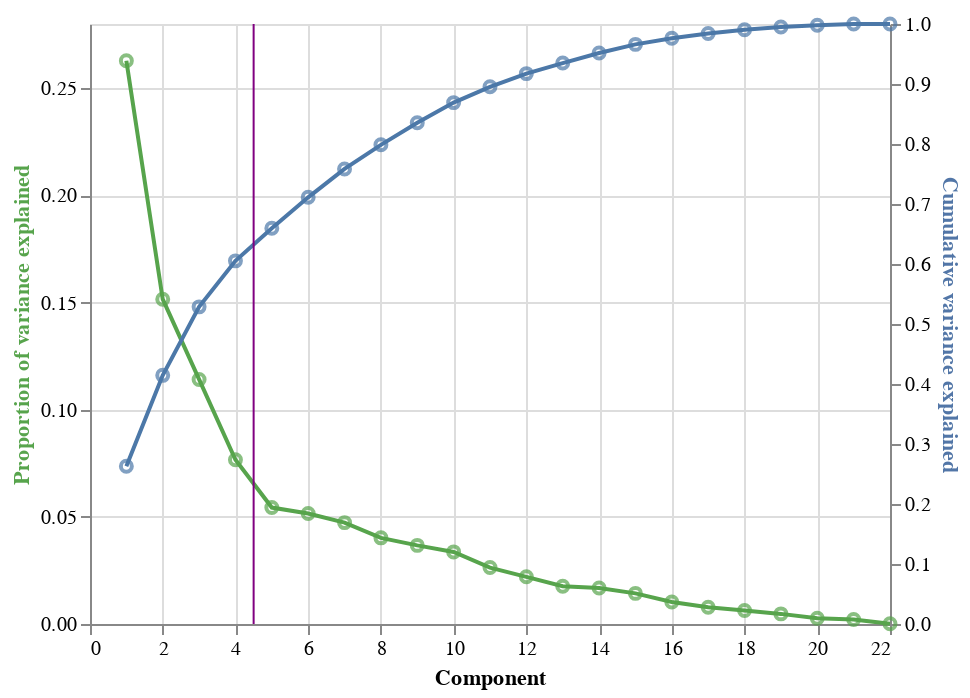

The code cell stored with this chart in its notebook:
### Markdown cell above
<!-- BEGIN QUESTION -->

### Question 1 (d)

Indicate your selected number of components (answer in Q1(b)) by adding a vertical line to the plot above. Instead of placing the line directly on your selected number of components, put it at the midpoint between your selected number and the next-largest number. Choose a [color of your liking](https://www.w3schools.com/colors/colors_2021.asp) for the line. If you're not sure where to start, have a look at the week 5 lecture codes.

(*Hint*: in order to make this work in Altair, you'll need to layer the line on to either `prop_var` or `cum_var` *before* calling `alt.layer(...)`; if you try to add the line as a layer to `var_explained_plot`, Altair will throw an error.)

<!--
BEGIN QUESTION
name: q1_d
points: 1
manual: true
-->

### Code cell
# add vertical line indicating number of selected pcs
vertical_line = alt.Chart(pd.DataFrame({'Component': [4.5]})).mark_rule(color = 'purple').encode(x = 'Component')

# add line to one layer
cum_var = cum_var + vertical_line

# layer the layers
var_explained_plot = alt.layer(prop_var, cum_var).resolve_scale(y = 'independent')

# display
var_explained_plot

### Figure 1 — Vega-Lite specification as saved in the notebook (floating-point values rounded to 4 significant figures)
{"config": {"view": {"continuousWidth": 400, "continuousHeight": 300}}, "layer": [{"layer": [{"mark": {"type": "line", "stroke": "#57A44C"}, "encoding": {"x": {"field": "Component", "type": "quantitative"}, "y": {"axis": {"titleColor": "#57A44C"}, "field": "Proportion of variance explained", "type": "quantitative"}}}, {"mark": {"type": "point", "color": "#57A44C"}, "encoding": {"x": {"field": "Component", "type": "quantitative"}, "y": {"axis": {"titleColor": "#57A44C"}, "field": "Proportion of variance explained", "type": "quantitative"}}}]}, {"layer": [{"mark": "line", "encoding": {"x": {"field": "Component", "type": "quantitative"}, "y": {"axis": {"titleColor": "#5276A7"}, "field": "Cumulative variance explained", "type": "quantitative"}}}, {"mark": "point", "encoding": {"x": {"field": "Component", "type": "quantitative"}, "y": {"axis": {"titleColor": "#5276A7"}, "field": "Cumulative variance explained", "type": "quantitative"}}}, {"data": {"name": "data-ef67bb76fd16b9fd5e71955a76795307"}, "mark": {"type": "rule", "color": "purple"}, "encoding": {"x": {"field": "Component", "type": "quantitative"}}}]}], "data": {"name": "data-e81ff4cc34f9e1d86ccb0c722641b425"}, "resolve": {"scale": {"y": "independent"}}, "$schema": "https://vega.github.io/schema/vega-lite/v4.17.0.json", "datasets": {"data-e81ff4cc34f9e1d86ccb0c722641b425": [{"Proportion of variance explained": 0.2629, "Component": 1, "Cumulative variance explained": 0.2629}, {"Proportion of variance explained": 0.1516, "Component": 2, "Cumulative variance explained": 0.4144}, {"Proportion of variance explained": 0.1141, "Component": 3, "Cumulative variance explained": 0.5286}, {"Proportion of variance explained": 0.07667, "Component": 4, "Cumulative variance explained": 0.6052}, {"Proportion of variance explained": 0.05434, "Component": 5, "Cumulative variance explained": 0.6596}, {"Proportion of variance explained": 0.05154, "Component": 6, "Cumulative variance explained": 0.7111}, {"Proportion of variance explained": 0.04732, "Component": 7, "Cumulative variance explained": 0.7584}, {"Proportion of variance explained": 0.04021, "Component": 8, "Cumulative variance explained": 0.7986}, {"Proportion of variance explained": 0.03669, "Component": 9, "Cumulative variance explained": 0.8353}, {"Proportion of variance explained": 0.03364, "Component": 10, "Cumulative variance explained": 0.869}, {"Proportion of variance explained": 0.02633, "Component": 11, "Cumulative variance explained": 0.8953}, {"Proportion of variance explained": 0.02202, "Component": 12, "Cumulative variance explained": 0.9173}, {"Proportion of variance explained": 0.0176, "Component": 13, "Cumulative variance explained": 0.9349}, {"Proportion of variance explained": 0.01684, "Component": 14, "Cumulative variance explained": 0.9517}, {"Proportion of variance explained": 0.01428, "Component": 15, "Cumulative variance explained": 0.966}, {"Proportion of variance explained": 0.01024, "Component": 16, "Cumulative variance explained": 0.9763}, {"Proportion of variance explained": 0.007834, "Component": 17, "Cumulative variance explained": 0.9841}, {"Proportion of variance explained": 0.006307, "Component": 18, "Cumulative variance explained": 0.9904}, {"Proportion of variance explained": 0.004719, "Component": 19, "Cumulative variance explained": 0.9951}, {"Proportion of variance explained": 0.002662, "Component": 20, "Cumulative variance explained": 0.9978}, {"Proportion of variance explained": 0.002101, "Component": 21, "Cumulative variance explained": 0.9999}, {"Proportion of variance explained": 0.0001122, "Component": 22, "Cumulative variance explained": 1.0}], "data-ef67bb76fd16b9fd5e71955a76795307": [{"Component": 4.5}]}}
